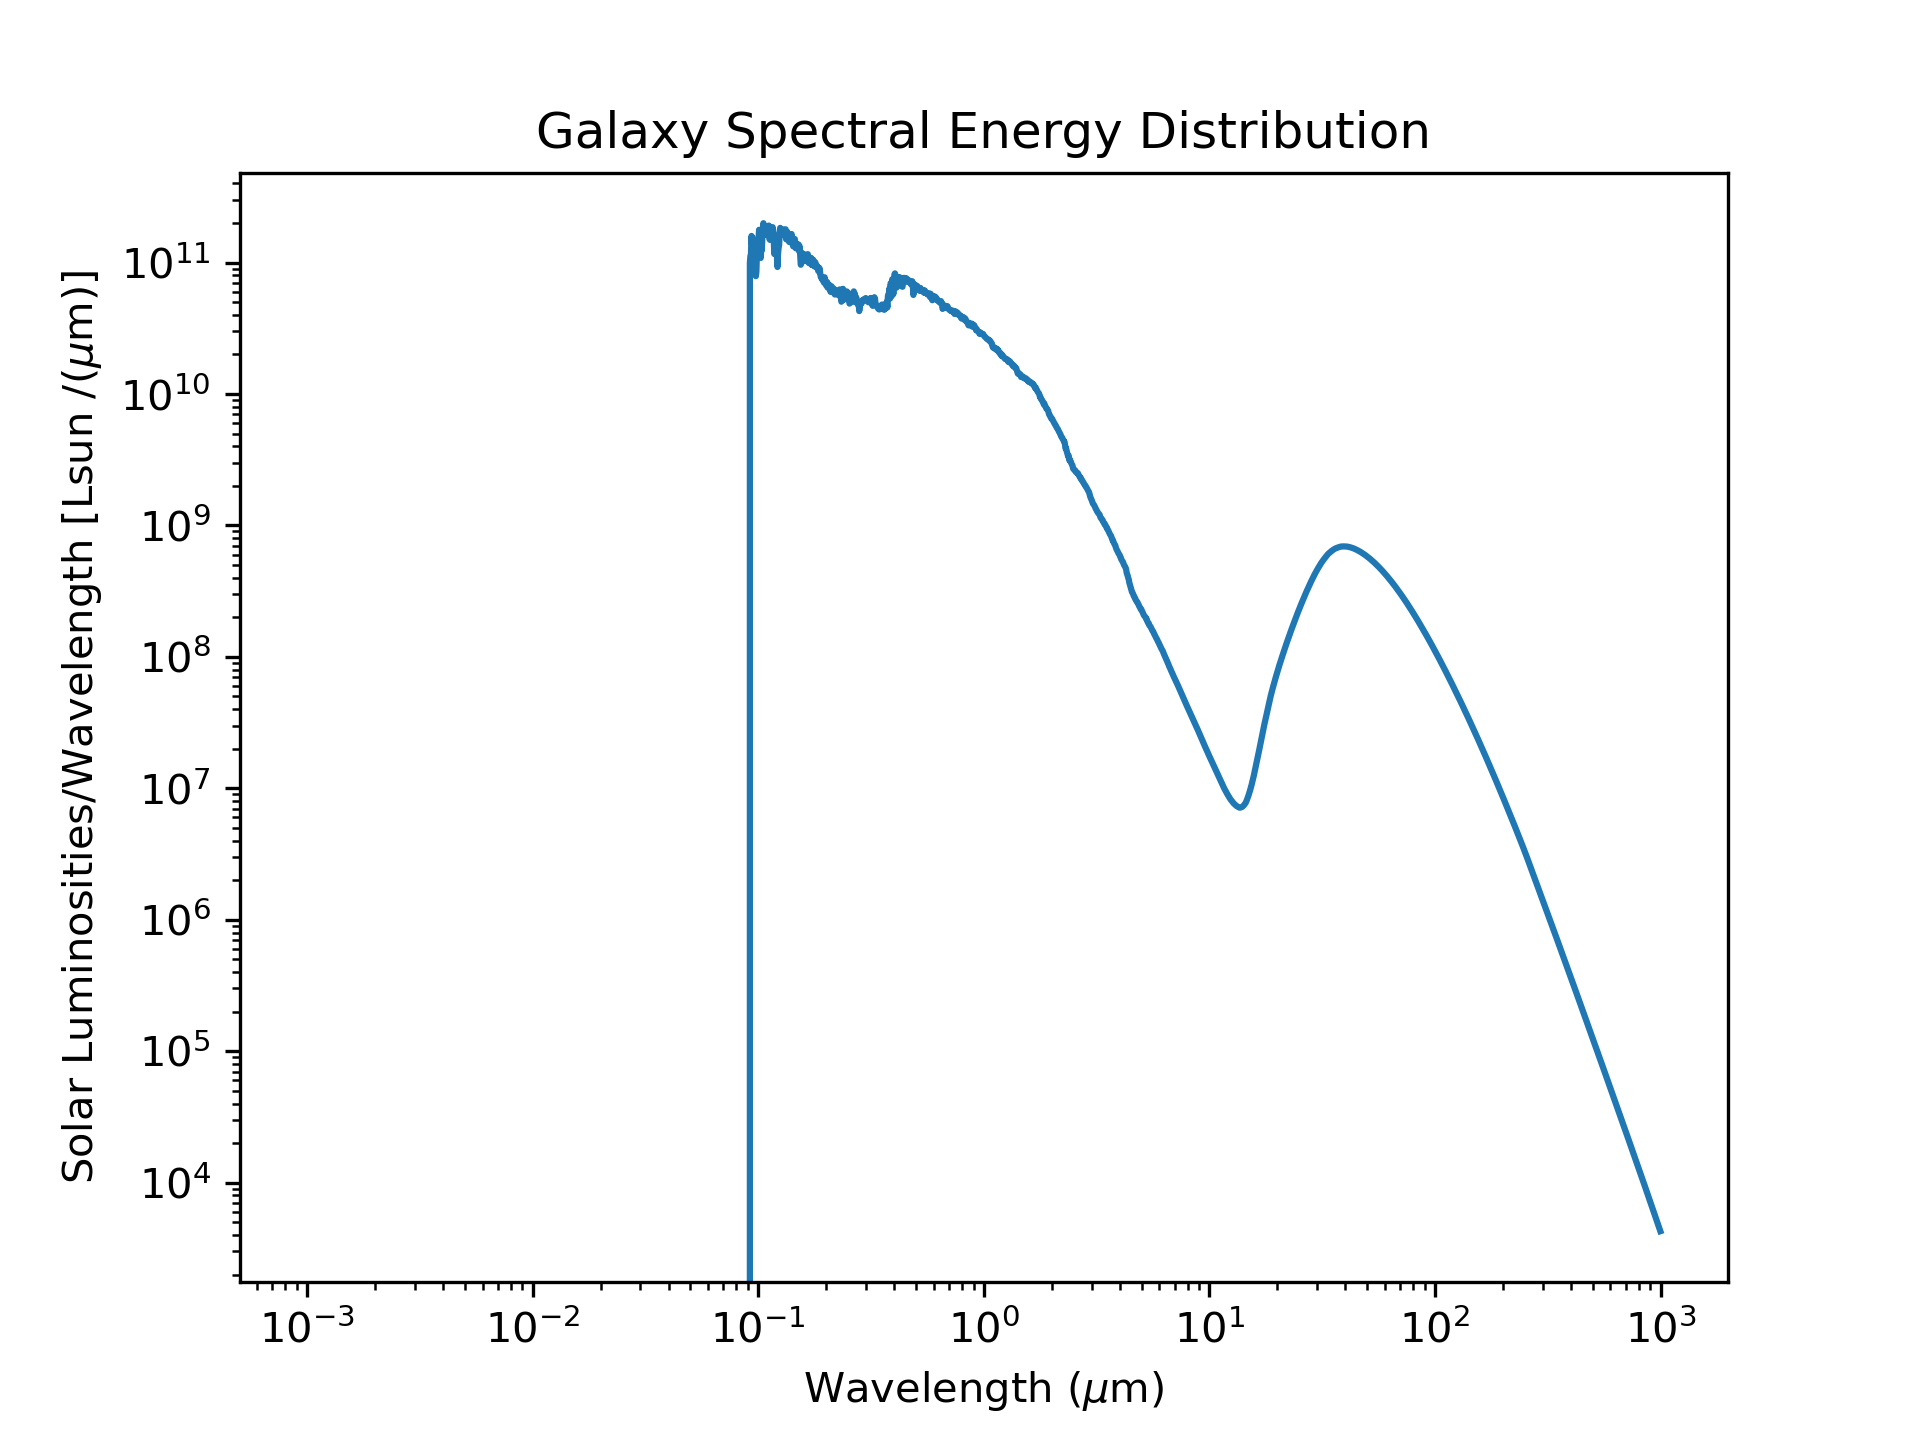

Write the Python code that produced this figure.
# Hello! This is my HW7 code!

# Importing necessary modules
import numpy as np
from astropy import units as u
from matplotlib import pyplot as plt

# Text concerning the structure of the sed.txt file:
# columns are wavelength (micron) and specific luminosity (Lsun/micron)

# Reading in the data, including the comma delimiter
data = np.loadtxt("/home/robinson.eric/ast4930/hw7/sed.txt", delimiter=",")

# Defining the x and y axes as the first and second columns
wav = data[:,0]
flux = data[:,1]

# Finding what index 10 microns starts
under_10_array = np.where(wav <= 10.0)
#print(under_10_array)
#print(wav[833], wav[834])
# The output finds the index to be 833 (because the code is backwards).

wav *= u.micron
flux *= u.Lsun / u.micron

# Plotting code
fig = plt.figure()
ax = fig.add_subplot(111)
ax.set_title('Galaxy Spectral Energy Distribution')
#ax.loglog(wav[0:833],flux[0:833])
ax.loglog(wav,flux)
#ax.set_xlim([10,1000])
ax.set_xlabel(r'Wavelength ($\mu$m)')
ax.set_ylabel(r'Solar Luminosities/Wavelength [Lsun /($\mu$m)]')
plt.savefig('robinson_eric_hw7.png',dpi=300)

# Integrating
integral = (np.trapz(flux[0:833], x=-wav[0:833])).to(u.erg / u.s)
print("The integral of the SED is:",integral)
